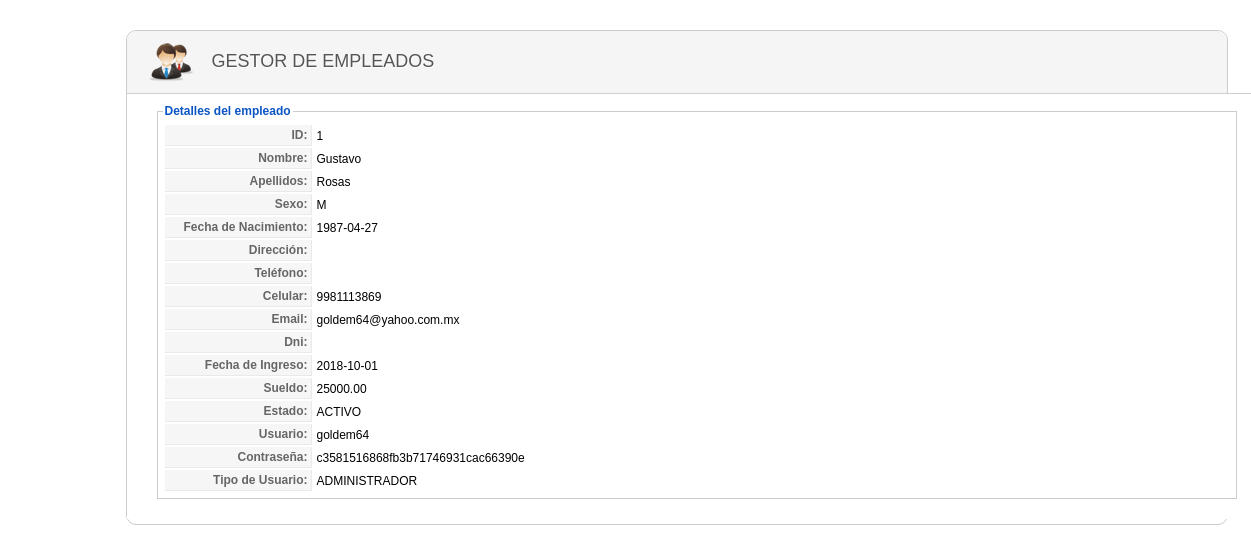
Page /empleado/ver_perfil.php (signed in) on the committed database.
### tables this page shows
CREATE TABLE `empleado` (
  `IdEmpleado` int(11) NOT NULL,
  `Nombre` varchar(50) NOT NULL,
  `Apellido` varchar(80) NOT NULL,
  `Sexo` varchar(1) NOT NULL,
  `FechaNac` date NOT NULL,
  `Direccion` varchar(100) DEFAULT NULL,
  `Telefono` varchar(10) DEFAULT NULL,
  `Celular` varchar(15) DEFAULT NULL,
  `Email` varchar(80) DEFAULT NULL,
  `Dni` varchar(8) DEFAULT NULL,
  `FechaIng` date NOT NULL,
  `Sueldo` decimal(8,2) DEFAULT NULL,
  `Estado` varchar(30) NOT NULL,
  `Usuario` varchar(20) DEFAULT NULL,
  `Contrasena` text,
  `IdTipoUsuario` int(11) NOT NULL
);

CREATE TABLE `tipousuario` (
  `IdTipoUsuario` int(11) NOT NULL,
  `Descripcion` varchar(20) NOT NULL
);

### clases/clsEmpleado.php (called while the page is built, shortened)
<?php
include_once("clsConexion.php");
class clsEmpleado{
 function consultarEmpleadoPorParametro($criterio,$busqueda,$limite){
   $con = new clsConexion;
   if($con->conectarse()==true){
     $query = "CALL SP_S_EmpleadoPorParametro('$criterio','$busqueda','$limite')";
	 $result = @mysql_query($query);
	 if (!$result)
	   return false;
	 else
	   return $result;
   }
 }
}
?>

### clases/clsConexion.php (called while the page is built, shortened)
<?php
class clsConexion{
	 function conectarse() {
		   return true;
	 }
}
?>

### empleado/ver_perfil.php (the view, shortened to what this page needs)
<html>
<head>
<link href="../css/general.css" rel="stylesheet" type="text/css">
<link href="../css/icon.css" rel="stylesheet" type="text/css">
</head>
<body>
<?php
    if(isset($_SESSION["usuario"])){
?>
<?php
include_once("../clases/clsEmpleado.php");
$objempleado = new clsEmpleado;
$resultado=$objempleado->consultarEmpleadoPorParametro('id',$_SESSION["id"],'');
while($row=mysql_fetch_array($resultado)){
        $idempleado=$row["IdEmpleado"];
        $nombre=$row["Nombre"];
        $apellido=$row["Apellido"];
        $sexo=$row["Sexo"];
        $fechanac=$row["FechaNac"];
        $direccion=$row["Direccion"];
        $telefono=$row["Telefono"];
        $celular=$row["Celular"];
        $email=$row["Email"];
        $dni=$row["Dni"];
        $fechaing=$row["FechaIng"];
        $sueldo=$row["Sueldo"];
        $estado=$row["Estado"];
        $usuario=$row["Usuario"];
        $contrasena=$row["Contrasena"];
        $tipousuario=$row["TipoUsuario"];
}
?>
<div class="wrapper">
<div class="block">
    <div class="block_head">
        <div class="imagen_head"><img src="../img/header/empleado.png" width="48" height="43"></div>
        <div class="titulo_head">Gestor de Empleados</div>
    </div>
    <div class="block_content">
        <fieldset class="adminform">
        <legend>Detalles del empleado</legend>
        <table class="admintable">
            <tr>
                <td width="100" class="key">ID:</td>
                <td><?php echo $idempleado?></td>
            </tr>
            <tr>
                <td class="key">Nombre:</td>
                <td><?php echo $nombre?></td>
            </tr>
            <tr>
                <td class="key">Apellidos:</td>
                <td><?php echo $apellido?></td>
            </tr>
            <tr>
                <td class="key">Sexo:</td>
                <td><?php echo $sexo?></td>
            </tr>
            <tr>
                <td class="key">Fecha de Nacimiento:</td>
                <td><?php echo $fechanac?></td>
            </tr>
            <tr>
                <td class="key">Dirección:</td>
                <td><?php echo $direccion?></td>
            </tr>
            <tr>
                <td class="key">Teléfono:</td>
                <td><?php echo $telefono?></td>
            </tr>
            <tr>
                <td class="key">Celular:</td>
                <td><?php echo $celular?></td>
            </tr>
            <tr>
                <td class="key">Email:</td>
                <td><?php echo $email?></td>
            </tr>
            <tr>
                <td class="key">Dni:</td>
                <td><?php echo $dni?></td>
            </tr>
            <tr>
                <td class="key">Fecha de Ingreso:</td>
                <td><?php echo $fechaing?></td>
            </tr>
            <tr>
                <td class="key">Sueldo:</td>
                <td><?php echo $sueldo?></td>
            </tr>
            <tr>
                <td class="key">Estado:</td>
                <td><?php echo $estado?></td>
            </tr>
            <tr>
                <td class="key">Usuario:</td>
                <td><?php echo $usuario?></td>
            </tr>
                        <tr>
                <td class="key">Contraseña:</td>
                <td><?php echo $contrasena?></td>
            </tr>              <tr>
                <td class="key">Tipo de Usuario:</td>
                <td><?php echo $tipousuario?></td>
            </tr>
        </table>
        </fieldset>
    </div>
</div>
</div>
<?php
    } else {
        header("Location:../index.php");
    }
?>
</body>
</html>

### css/general.css (style rules this page uses)
body { margin: 10px; padding: 0; background-image: url(../img/fondo.png); background-repeat: repeat; padding-bottom: 1px; font-size: 11px; }
body, td, th { font-family: Arial, Helvetica, sans-serif; font-size:12px; }
fieldset { margin-bottom: 10px; border: 1px #ccc solid; padding: 5px; text-align: left; }
legend { color: #0B55C4; font-size: 12px; font-weight: bold; }
fieldset.adminform { border: 1px solid #ccc; margin: 0 10px 10px 10px; }
table.admintable td { padding: 3px; }
table.admintable td.key, table.admintable td.paramlist_key { background-color: #f6f6f6; text-align: right; width: 140px; color: #666; font-weight: bold; font-size: 12px; border-bottom: 1px solid #e9e9e9; border-right: 1px solid #e9e9e9; }
.block { width:1100px; padding-bottom: 5px; margin-bottom: 25px; clear: both; border-radius: 10px; background-color:#fff; border: solid 1px #CCCCCC; }
.wrapper { width:1000px; margin:0 auto; padding-top: 20px; }
.block .block_content { overflow: hidden; background: #fff; width:1100px; border-top: 1px solid #CECECE; padding: 10px 20px 10px; }
.block .block_head { height:62px; background-color:#F5F5F5; -moz-border-radius: 10px 10px 0px 0px; -o-border-radius: 10px 10px 0px 0px; -webkit-border-radius: 10px 10px 0px 0px; -ms-border-radius: 10px 10px 0px 0px; overflow:visible; }
.block .titulo_head { height:25px; width:auto; float:left; font-family: "Titillium999", "Trebuchet MS", Arial, sans-serif; font-size: 18px; font-weight: normal; text-transform: uppercase; color: #555; text-shadow: 1px 1px 0 #fff; margin-left: 15px; padding-top:20px; }
.block .imagen_head { height:25px; width:50; float:left; margin-left: 20px; padding-top:10px; }

### rows in the picture
empleado: IdEmpleado "1", Nombre "Gustavo", Apellido "Rosas", Sexo "M", FechaNac "1987-04-27", Celular "9981113869", Email "goldem64@yahoo.com.mx", FechaIng "2018-10-01", Sueldo "25000.00", Estado "ACTIVO", Usuario "goldem64", Contrasena "c3581516868fb3b71746931cac66390e", IdTipoUsuario.Descripcion "ADMINISTRADOR"
